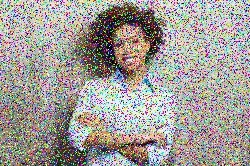
#> input picture CSC515/Week4/Mod4CT1.jpg, 250 x 166 px
$ python CriticalThinking4_Option1.py
#> lines starting #> are read from the running program, lines starting #| are printed output that depends on the picture
import numpy as np

import cv2
import os
import matplotlib.pyplot as plt
dirname = os.path.dirname(__file__)
image_relative = os.path.join(dirname, 'Mod4CT1.jpg')

# Read image
img = cv2.imread(image_relative)
#> img is the input picture: shape (166, 250, 3); mean B, G, R 151.6, 156, 161

kernel_sizes = [(3,3), (5,5), (7,7)]
sigma_1 = 2
sigma_2 = 8
blurs = []
for kernel_size in kernel_sizes:
    # Mean filtered
    mean_blur_5 = cv2.blur(img, kernel_size)

    # Median filtered
    median_blur_5 = cv2.medianBlur(img, kernel_size[0])

    # Gaussian filtered with variable sigma
    gaus_blue_5_1 = cv2.GaussianBlur(img, kernel_size, sigma_1)
    gaus_blue_5_2 = cv2.GaussianBlur(img, kernel_size, sigma_2)
    blurs.append([mean_blur_5, median_blur_5, gaus_blue_5_1, gaus_blue_5_2])
#> this loop made 3 passes
#> pass 1, `mean_blur_5 = cv2.blur(img, kernel_size)`:
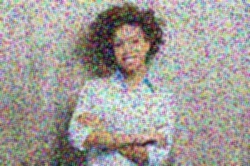
#> mean_blur_5: shape (166, 250, 3); mean B, G, R 151.6, 156, 161
#> pass 1, `median_blur_5 = cv2.medianBlur(img, kernel_size[0])`:
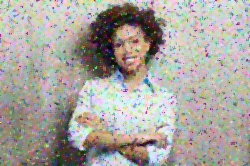
#> median_blur_5: shape (166, 250, 3); mean B, G, R 158.9, 164.6, 169.1
#> after the loop, blurs = 3 items

fig, axes = plt.subplots(len(kernel_sizes), len(blurs[0]), figsize=(10, 5)) # 1 row, 2 columns

for i in range(len(blurs)):
    for j in range(len(blurs[i])):
        axes[i, j].imshow(cv2.cvtColor(blurs[i][j], cv2.COLOR_BGR2RGB)) # Convert because OpenCV uses BGR order

        # Hide uneeded tick values on each image
        axes[i, j].set_yticklabels([])
        axes[i, j].set_xticklabels([])


col_titles = ["Mean Filtered", "Median Filtered", r"Gaussian Filtered $\sigma$ = " + str(sigma_1), r"Gaussian Filtered $\sigma$ = " + str(sigma_2)]
row_titles = ["3x3 Kernel", "5x5 Kernel", "7x7 Kernel"]
for ax, col in zip(axes[0], col_titles):
    ax.set_title(col)
#> this loop made 4 passes
#> col on passes 1 to 4: 'Mean Filtered', 'Median Filtered', 'Gaussian Filtered $\\sigma$ = 2', 'Gaussian Filtered $\\sigma$ = 8'

for ax, row in zip(axes[:,0], row_titles):
    ax.set_ylabel(row, size='large')
#> this loop made 3 passes
#> row on passes 1 to 3: '3x3 Kernel', '5x5 Kernel', '7x7 Kernel'

fig.tight_layout()
plt.show()
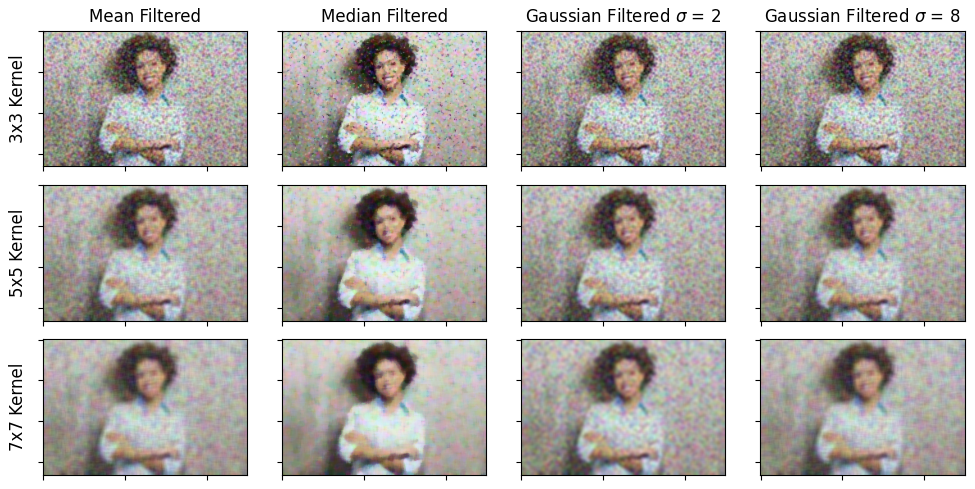
#> figure drawn by matplotlib, 12 panels
